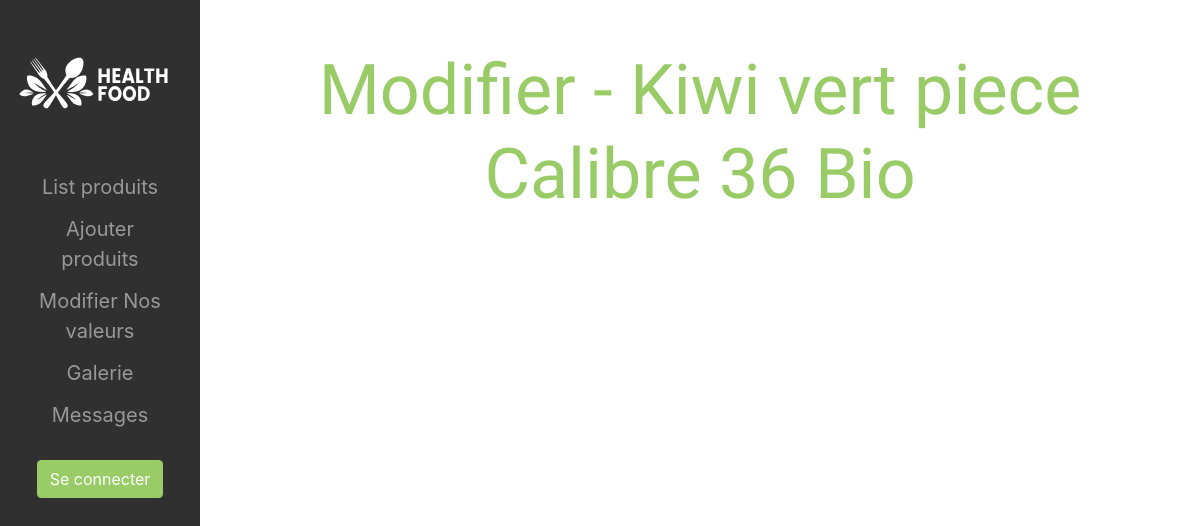
Before: /admin/modifier/index.php?id=1 with the older database file.
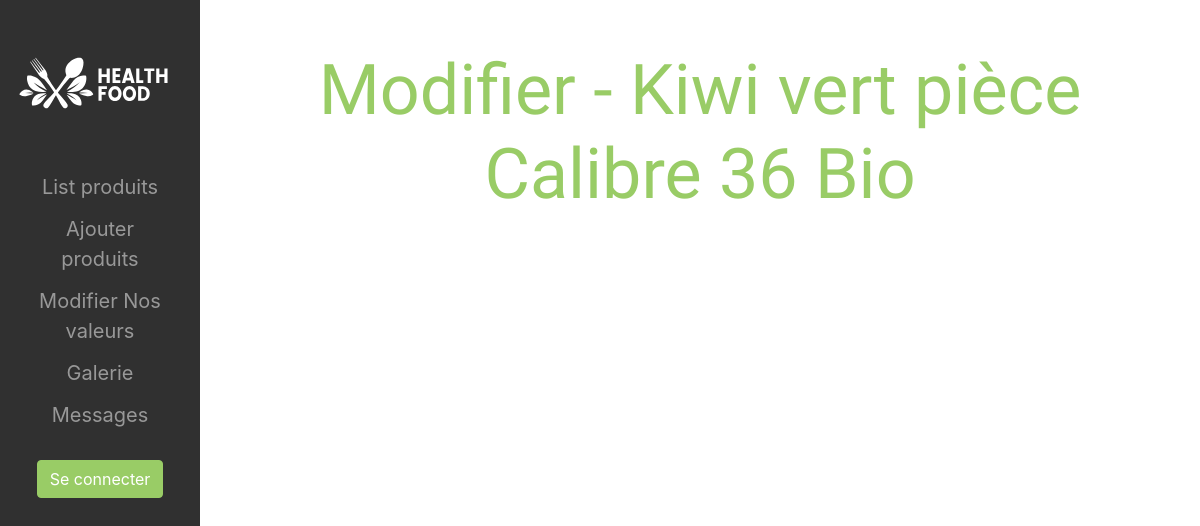
After: the same page with the newer database file.
### tables this page shows
CREATE TABLE `davy_produits` (
  `id` bigint(20) NOT NULL,
  `nom` varchar(255) DEFAULT NULL,
  `photo` varchar(255) DEFAULT NULL,
  `description` text DEFAULT NULL,
  `prix` float DEFAULT NULL,
  `categorie` varchar(255) DEFAULT NULL,
  `origine` varchar(255) DEFAULT NULL,
  `date` date DEFAULT NULL,
  `poids` int(11) DEFAULT NULL
);

### admin/modifier/index.php (called while the page is built, shortened)
<?php
include '../../config.php';
$title_header = "Modifier";
$chemin_page = "../";
if (!empty($_GET['id'])) {
    $result = $pdo->prepare('SELECT * FROM davy_produits WHERE id = :id');
    $result->execute(array(
        'id' => $_GET['id']
    ));
    $produit = $result->fetch(PDO::FETCH_ASSOC);
    $title_header = "Modifier - " . $produit["nom"];
}
include '../header-admin.php';
?>
<?php
include '../footer-admin.php';
?>

### admin/header-admin.php (the view, shortened to what this page needs)
<?php
$bouton_connexion = "Se déconnecter";
if (isset($_SESSION['connect'])) {
    if ($_SESSION['connect'] == "connect") {
        $bouton_connexion = "Se déconnecter";
    }
    else {
        $bouton_connexion = "Se connecter";
    }
}
else {
    $bouton_connexion = "Se connecter";
}
?>
<!DOCTYPE html>
<html lang="fr">
    <head>
        <link rel="stylesheet" href="<?php echo $chemin_page; ?>../css/bootstrap.min.css">
        <link rel="stylesheet" href="<?php echo $chemin_page; ?>../css/trumbowyg.min.css">
        <link rel="stylesheet" href="<?php echo $chemin_page; ?>../css/style.css">
    </head>
    <body>
        <div class="container-fluid">
            <div class="row">
                <div class="col-md-3 col-lg-2 text-center pt-5 menu_admin">
                    <div>
                        <a title="Bouton Accueil" class="navbar-brand" href="<?php echo $chemin_page; ?>../">
                            <img src="<?php echo $chemin_page; ?>../images/logo.svg" height="60" alt="logo">
                        </a>
                    </div><br><br>
                    <a title="Bouton List" class="btn bouton_admin size_m" href="<?php echo $chemin_page; ?>.">List produits</a><br>
                    <a title="Bouton Ajouter" class="btn bouton_admin size_m" href="<?php echo $chemin_page; ?>ajouter">Ajouter produits</a><br>
                    <a title="Bouton Modifier" class="btn bouton_admin size_m" href="<?php echo $chemin_page; ?>valeurs">Modifier Nos valeurs</a><br>
                    <a title="Bouton Galerie" class="btn bouton_admin size_m" href="<?php echo $chemin_page; ?>galerie">Galerie</a><br>
                    <a title="Bouton Messages" class="btn bouton_admin size_m" href="<?php echo $chemin_page; ?>messages">Messages</a><br><br>
                    <form method="POST" action="">
                        <input class="btn bouton_green color_white" type="submit" name="connexion" value="<?php echo($bouton_connexion); ?>">
                    </form><br>
                </div>
                <div class="col-md-9 col-lg-10 offset-md-3 offset-lg-2">
                    <div class="col-lg color_white align-self-center text-center pt-5">
                        <h1 class="font_hotel color_green"><?php echo $title_header; ?></h1>
                    </div>

Changed rows visible on the page:
changed davy_produits: nom "Modifier - Kiwi vert piece Calibre 36 Bio" → "Modifier - Kiwi vert pièce Calibre 36 Bio"
